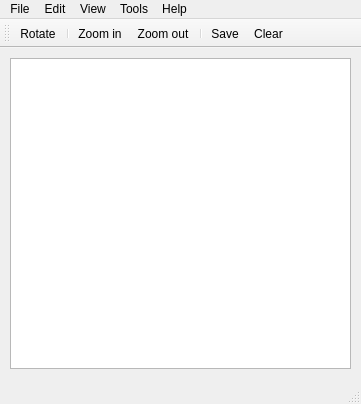
<?xml version="1.0" encoding="UTF-8"?>
<ui version="4.0">
 <class>MainWindow</class>
 <widget class="QMainWindow" name="MainWindow">
  <property name="geometry">
   <rect>
    <x>0</x>
    <y>0</y>
    <width>361</width>
    <height>404</height>
   </rect>
  </property>
  <property name="windowTitle">
   <string>MainWindow</string>
  </property>
  <widget class="QWidget" name="centralWidget">
   <widget class="QGraphicsView" name="graphicsView">
    <property name="geometry">
     <rect>
      <x>10</x>
      <y>10</y>
      <width>341</width>
      <height>311</height>
     </rect>
    </property>
    <property name="sizeAdjustPolicy">
     <enum>QAbstractScrollArea::AdjustIgnored</enum>
    </property>
   </widget>
  </widget>
  <widget class="QMenuBar" name="menuBar">
   <property name="geometry">
    <rect>
     <x>0</x>
     <y>0</y>
     <width>361</width>
     <height>21</height>
    </rect>
   </property>
   <widget class="QMenu" name="menuFile">
    <property name="title">
     <string>File</string>
    </property>
    <addaction name="actionNew"/>
    <addaction name="actionSave"/>
    <addaction name="actionInsert"/>
    <addaction name="actionCopy"/>
    <addaction name="separator"/>
    <addaction name="actionPrint"/>
    <addaction name="separator"/>
    <addaction name="actionQuit"/>
   </widget>
   <widget class="QMenu" name="menuEdit">
    <property name="title">
     <string>Edit</string>
    </property>
    <addaction name="actionSave_2"/>
    <addaction name="actionClear"/>
   </widget>
   <widget class="QMenu" name="menuWindow">
    <property name="title">
     <string>View</string>
    </property>
   </widget>
   <widget class="QMenu" name="menuHelp">
    <property name="title">
     <string>Help</string>
    </property>
    <addaction name="actionAbout"/>
   </widget>
   <widget class="QMenu" name="menuTools">
    <property name="title">
     <string>Tools</string>
    </property>
    <addaction name="actionZoom_in"/>
    <addaction name="actionZoom_out"/>
    <addaction name="actionRotate"/>
    <addaction name="separator"/>
   </widget>
   <addaction name="menuFile"/>
   <addaction name="menuEdit"/>
   <addaction name="menuWindow"/>
   <addaction name="menuTools"/>
   <addaction name="menuHelp"/>
  </widget>
  <widget class="QToolBar" name="mainToolBar">
   <attribute name="toolBarArea">
    <enum>TopToolBarArea</enum>
   </attribute>
   <attribute name="toolBarBreak">
    <bool>false</bool>
   </attribute>
   <addaction name="actionRotate"/>
   <addaction name="separator"/>
   <addaction name="actionZoom_in"/>
   <addaction name="actionZoom_out"/>
   <addaction name="separator"/>
   <addaction name="actionSave"/>
   <addaction name="actionClear"/>
  </widget>
  <widget class="QStatusBar" name="statusBar"/>
  <action name="actionNew">
   <property name="text">
    <string>New window</string>
   </property>
  </action>
  <action name="actionSave">
   <property name="icon">
    <iconset>
     <normaloff>:/icons/filesave.png</normaloff>:/icons/filesave.png</iconset>
   </property>
   <property name="text">
    <string>Save</string>
   </property>
  </action>
  <action name="actionHelp">
   <property name="text">
    <string>help</string>
   </property>
  </action>
  <action name="actionInsert">
   <property name="icon">
    <iconset>
     <normaloff>:/icons/fileopen.png</normaloff>:/icons/fileopen.png</iconset>
   </property>
   <property name="text">
    <string>Insert</string>
   </property>
  </action>
  <action name="actionCopy">
   <property name="icon">
    <iconset>
     <normaloff>:/icons/editcopy.png</normaloff>:/icons/editcopy.png</iconset>
   </property>
   <property name="text">
    <string>Copy</string>
   </property>
  </action>
  <action name="actionPrint">
   <property name="text">
    <string>Print</string>
   </property>
  </action>
  <action name="actionQuit">
   <property name="icon">
    <iconset>
     <normaloff>:/icons/exit.png</normaloff>:/icons/exit.png</iconset>
   </property>
   <property name="text">
    <string>Quit</string>
   </property>
  </action>
  <action name="actionZoom_in">
   <property name="text">
    <string>Zoom in</string>
   </property>
  </action>
  <action name="actionZoom_out">
   <property name="text">
    <string>Zoom out</string>
   </property>
  </action>
  <action name="actionRotate">
   <property name="text">
    <string>Rotate</string>
   </property>
  </action>
  <action name="actionAbout">
   <property name="text">
    <string>About </string>
   </property>
  </action>
  <action name="actionSave_2">
   <property name="text">
    <string>Save</string>
   </property>
  </action>
  <action name="actionClear">
   <property name="text">
    <string>Clear</string>
   </property>
  </action>
 </widget>
 <layoutdefault spacing="6" margin="11"/>
 <resources/>
 <connections/>
</ui>
